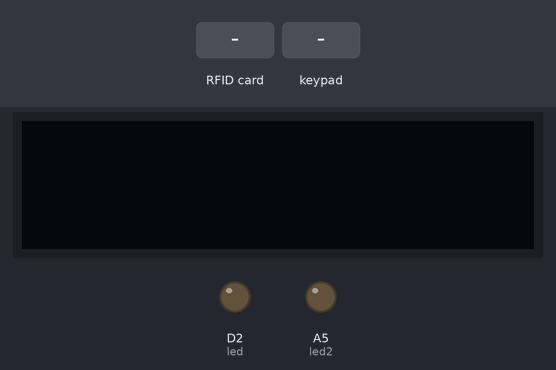
The sketch below on a simulated Particle Photon. Shown: 128×32 one-colour display, output pins drawn as LEDs (lit = HIGH). The inputs (shaded band) are chosen by the test bench. What the sketch prints to the serial monitor is not drawn.

Above: at 1.2 s.
1.3 s: RFID card 5E 7A 19 C4 held to the reader
At 3.8 s:
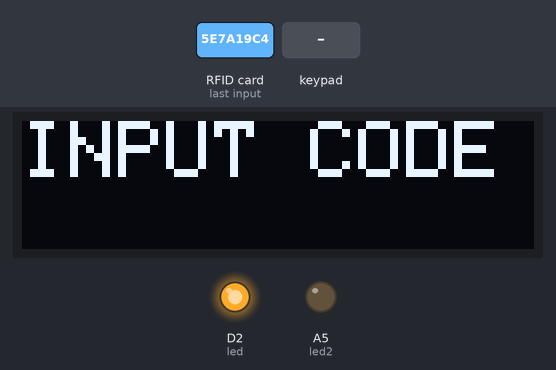
4.0 s: keypad keys 1 2 3 4 pressed 0.4 s apart
At 5.38 s:
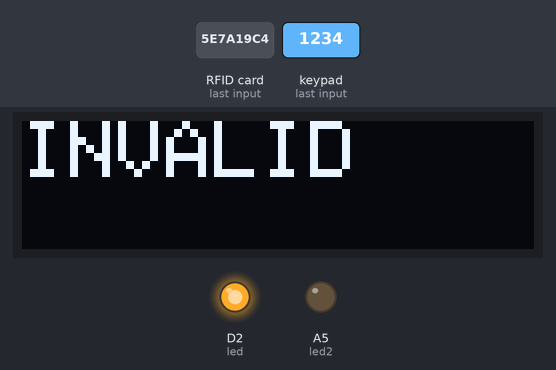
7.6 s: RFID card 5E 7A 19 C4 held to the reader
At 10.1 s:
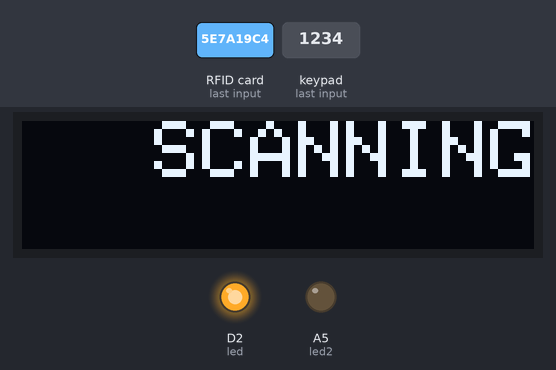
10.3 s: keypad keys 1 2 3 4 # pressed 0.4 s apart
At 11.98 s:
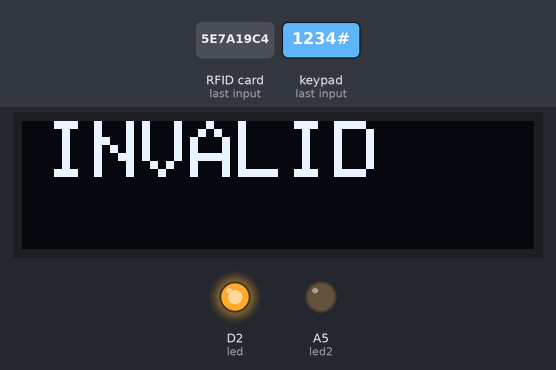
Timing chart, 0 to 16.1 s (numbered marks = the images above; inputs shaded):
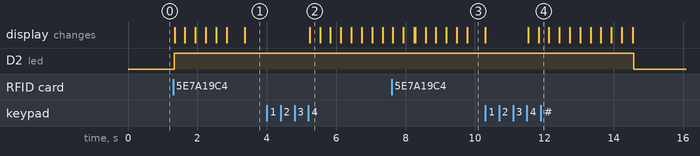

Measured:
- after the input at 1.3 s, D2 (led): LOW → HIGH at once; the display: first changes at once (image 1 shows a later state)
- after the input at 4.0 s, the display: changes after 1.2 s (image 2)
- after the input at 7.6 s, D2 (led): stays HIGH (without the input it goes to LOW after 0.69 s); the display: first differs from a run without the input after 0.68 s (image 3 shows a later state)
- after the input at 10.3 s, D2 (led): HIGH → LOW after 4.3 s; the display: first differs from a run without the input after 1.2 s (image 4 shows a later state)

The sketch:

ReadAndWrite.ino
```cpp
// This #include statement was automatically added by the Particle IDE.
#include <Keypad_Particle.h>

// This #include statement was automatically added by the Particle IDE.
#include <Adafruit_SSD1306_RK.h>

// This #include statement was automatically added by the Particle IDE.
//#include <Adafruit_SSD1306.h>

/**
 * ----------------------------------------------------------------------------
 * This is a MFRC522 library example; see https://github.com/miguelbalboa/rfid
 * for further details and other examples.
 *
 * NOTE: The library file MFRC522.h has a lot of useful info. Please read it.
 *
 * Released into the public domain.
 * ----------------------------------------------------------------------------
 * This sample shows how to read and write data blocks on a MIFARE Classic PICC
 * (= card/tag).
 *
 * BEWARE: Data will be written to the PICC, in sector #1 (blocks #4 to #7).
 *
 *
 * Typical pin layout used:
 * -----------------------------------------------------------------------------------------
 *             MFRC522      Arduino       Arduino   Arduino    Arduino          Arduino
 *             Reader/PCD   Uno/101       Mega      Nano v3    Leonardo/Micro   Pro Micro
 * Signal      Pin          Pin           Pin       Pin        Pin              Pin
 * -----------------------------------------------------------------------------------------
 * RST/Reset   RST          9             5         D9         RESET/ICSP-5     RST
 * SPI SS      SDA(SS)      10            53        D10        10               10
 * SPI MOSI    MOSI         11 / ICSP-4   51        D11        ICSP-4           16
 * SPI MISO    MISO         12 / ICSP-1   50        D12        ICSP-1           14
 * SPI SCK     SCK          13 / ICSP-3   52        D13        ICSP-3           15
 *
 */

#include <SPI.h>
#include <MFRC522.h>
#include <Wire.h>
#include <Adafruit_GFX.h>
#include "Particle.h"

#define SCREEN_WIDTH 128 // OLED display width, in pixels
#define SCREEN_HEIGHT 32 // OLED display height, in pixels

#define OLED_RESET     -1 // Reset pin # (or -1 if sharing Arduino reset pin)
Adafruit_SSD1306 display(SCREEN_WIDTH, SCREEN_HEIGHT, &Wire, OLED_RESET);

constexpr uint8_t RST_PIN =8;     // Configurable, see typical pin layout above
constexpr uint8_t SS_PIN = 7;     // Configurable, see typical pin layout above
int led = D2;
int led2 = A5;

MFRC522 mfrc522(SS_PIN, RST_PIN);   // Create MFRC522 instance.

MFRC522::MIFARE_Key key;

// Variables to manage time
unsigned long seconds = 0;
unsigned long  previous = 0;
char buffer[10];
char buffer1[10];
char buffer2[15];
char buffer3[10];
char code[4];
bool scanned = false;
bool codeIn = false;

const byte ROWS = 4;
const byte COLS = 3;

char hexaKeys[ROWS][COLS] = {
  {'1', '2', '3'},
  {'4', '5', '6'},
  {'7', '8', '9'},
  {'*', '0', '#'}
};

byte rowPins[ROWS] = {D3, D4, D5, D6};
byte colPins[COLS] = {A2, A3, A4};

Keypad customKeypad = Keypad(makeKeymap(hexaKeys), rowPins, colPins, ROWS, COLS);

/**
 * Initialize.
 */
void setup() {
    pinMode(led, OUTPUT);
    pinMode(led2, OUTPUT);
    Serial.begin(9600); // Initialize serial communications with the PC
    while (!Serial);    // Do nothing if no serial port is opened (added for Arduinos based on ATMEGA32U4)
    SPI.begin();        // Init SPI bus
    mfrc522.PCD_Init(); // Init MFRC522 card

    // Prepare the key (used both as key A and as key B)
    // using FFFFFFFFFFFFh which is the default at chip delivery from the factory
    for (byte i = 0; i < 6; i++) {
        key.keyByte[i] = 0xFF;
    }

    Serial.println(F("Scan a MIFARE Classic PICC to demonstrate read and write."));
    Serial.print(F("Using key (for A and B):"));
    dump_byte_array(key.keyByte, MFRC522::MF_KEY_SIZE);
    Serial.println();

    Serial.println(F("BEWARE: Data will be written to the PICC, in sector #1"));

    // SSD1306_SWITCHCAPVCC = generate display voltage from 3.3V internally
  if(!display.begin(SSD1306_SWITCHCAPVCC, 0x3C)) { // Address 0x3C for 128x32
    Serial.println(F("SSD1306 allocation failed"));
    for(;;); // Don't proceed, loop forever
  }

  // Clear the buffer
  display.clearDisplay();
  display.display();
}

/**
 * Main loop.
 */
void loop() {
    // Look for new cards
    if ( ! mfrc522.PICC_IsNewCardPresent()){
        digitalWrite(led, LOW);
        digitalWrite(led2, LOW);
        return;
    }


    // Select one of the cards
    if ( ! mfrc522.PICC_ReadCardSerial()){
        digitalWrite(led, LOW);
        digitalWrite(led2, LOW);
        return;
    }

    digitalWrite(led, HIGH);
    digitalWrite(led2, LOW);
    sprintf(buffer, "SCANNING");

     display.clearDisplay();

      display.setTextSize(2); // Draw 2X-scale text
      display.setTextColor(WHITE);
      display.setCursor(0, 0);
      // Convert the unsigned interger to a char array
      display.println(buffer);
      display.display();      // Show initial text
      display.startscrollright(0x00, 0x0F);
      delay(2000);
      display.stopscroll();
      display.clearDisplay();
      //display.display();

    // Show some details of the PICC (that is: the tag/card)
    Serial.print(F("Card UID:"));
    dump_byte_array(mfrc522.uid.uidByte, mfrc522.uid.size);
    Serial.println();
    Serial.print(F("PICC type: "));
    MFRC522::PICC_Type piccType = mfrc522.PICC_GetType(mfrc522.uid.sak);
    Serial.println(mfrc522.PICC_GetTypeName(piccType));

    // Check for compatibility
    if (    piccType != MFRC522::PICC_TYPE_MIFARE_MINI
        &&  piccType != MFRC522::PICC_TYPE_MIFARE_1K
        &&  piccType != MFRC522::PICC_TYPE_MIFARE_4K) {
        Serial.println(F("This sample only works with MIFARE Classic cards."));
        return;
    }

    // In this sample we use the second sector,
    // that is: sector #1, covering block #4 up to and including block #7
    byte sector         = 1;
    byte blockAddr      = 4;
    byte dataBlock[]    = {
        0x01, 0x02, 0x03, 0x04, //  1,  2,   3,  4,
        0x05, 0x06, 0x07, 0x08, //  5,  6,   7,  8,
        0x09, 0x0a, 0xff, 0x0b, //  9, 10, 255, 11,
        0x0c, 0x0d, 0x0e, 0x0f  // 12, 13, 14, 15
    };
    byte trailerBlock   = 7;
    MFRC522::StatusCode status;
    byte buffer[18];
    byte size = sizeof(buffer);

    // Authenticate using key A
    Serial.println(F("Authenticating using key A..."));
    status = (MFRC522::StatusCode) mfrc522.PCD_Authenticate(MFRC522::PICC_CMD_MF_AUTH_KEY_A, trailerBlock, &key, &(mfrc522.uid));
    if (status != MFRC522::STATUS_OK) {
        Serial.print(F("PCD_Authenticate() failed: "));
        Serial.println(mfrc522.GetStatusCodeName(status));

        sprintf(buffer3, "AUTH FAIL");
        display.setCursor(0, 0);
      // Convert the unsigned interger to a char array
      display.println(buffer3);
      display.display();      // Show initial text
      display.startscrollright(0x00, 0x0F);
      delay(500);
      display.stopscroll();
      display.clearDisplay();

        return;
    }

    // Show the whole sector as it currently is
    Serial.println(F("Current data in sector:"));
    mfrc522.PICC_DumpMifareClassicSectorToSerial(&(mfrc522.uid), &key, sector);
    Serial.println();

    // Read data from the block
    Serial.print(F("Reading data from block ")); Serial.print(blockAddr);
    Serial.println(F(" ..."));
    status = (MFRC522::StatusCode) mfrc522.MIFARE_Read(blockAddr, buffer, &size);
    if (status != MFRC522::STATUS_OK) {
        Serial.print(F("MIFARE_Read() failed: "));
        Serial.println(mfrc522.GetStatusCodeName(status));
    }
    Serial.print(F("Data in block ")); Serial.print(blockAddr); Serial.println(F(":"));
    dump_byte_array(buffer, 16); Serial.println();
    Serial.println();

    // Authenticate using key B
    Serial.println(F("Authenticating again using key B..."));
    status = (MFRC522::StatusCode) mfrc522.PCD_Authenticate(MFRC522::PICC_CMD_MF_AUTH_KEY_B, trailerBlock, &key, &(mfrc522.uid));
    if (status != MFRC522::STATUS_OK) {
        Serial.print(F("PCD_Authenticate() failed: "));
        Serial.println(mfrc522.GetStatusCodeName(status));
        return;
    }

    // Write data to the block
    Serial.print(F("Writing data into block ")); Serial.print(blockAddr);
    Serial.println(F(" ..."));
    dump_byte_array(dataBlock, 16); Serial.println();
    status = (MFRC522::StatusCode) mfrc522.MIFARE_Write(blockAddr, dataBlock, 16);
    if (status != MFRC522::STATUS_OK) {
        Serial.print(F("MIFARE_Write() failed: "));
        Serial.println(mfrc522.GetStatusCodeName(status));
    }
    Serial.println();

    // Read data from the block (again, should now be what we have written)
    Serial.print(F("Reading data from block ")); Serial.print(blockAddr);
    Serial.println(F(" ..."));
    status = (MFRC522::StatusCode) mfrc522.MIFARE_Read(blockAddr, buffer, &size);
    if (status != MFRC522::STATUS_OK) {
        Serial.print(F("MIFARE_Read() failed: "));
        Serial.println(mfrc522.GetStatusCodeName(status));
    }
    Serial.print(F("Data in block ")); Serial.print(blockAddr); Serial.println(F(":"));
    dump_byte_array(buffer, 16); Serial.println();

    // Check that data in block is what we have written
    // by counting the number of bytes that are equal
    Serial.println(F("Checking result..."));
    byte count = 0;
    for (byte i = 0; i < 16; i++) {
        // Compare buffer (= what we've read) with dataBlock (= what we've written)
        if (buffer[i] == dataBlock[i])
            count++;
    }
    Serial.print(F("Number of bytes that match = ")); Serial.println(count);
    if (count == 16) {
        sprintf(buffer2, "INPUT CODE");
        display.setCursor(0, 0);
        display.println(buffer2);
        display.display();
        Serial.println(buffer2);
        display.startscrollright(0x00, 0x0F);
        delay(100);
        display.stopscroll();
        display.clearDisplay();
        Serial.println(F("Success, Input Code"));

        scanned = true;
        char customKey1 = NO_KEY;
        int counter = 0;
        while (counter < 4){
            customKey1 = customKeypad.getKey();

            if(customKey1 != NO_KEY && counter < 4){
                code[counter] = customKey1;
                counter++;

            }
            /*
            if (customKey1 == '7' && scanned == true){
                sprintf(buffer1, "7");
                display.println(buffer1);
                display.display();
                Serial.println(customKey1);
                delay(2000);
                display.clearDisplay();
                display.display();
                if(){
                    if(){
                        if(){

                        }
                    }
                }
                codeIn = true;
            }
            if(customKey1 != '7'){
                customKey1 = 'x';
            }
            */
        }

        if(counter == 4 && code[0] == '7' && code[1] == '4' && code[2] == '3' && code[3] == '9'){
            //display.setTextSize(2); // Draw 2X-scale text
            //display.setTextColor(WHITE);
            Particle.publish("WELCOME");
            sprintf(buffer1, "WELCOME");
            display.setCursor(0, 0);
            display.println(buffer1);
            display.display();
            Serial.println(buffer1);
            display.startscrollright(0x00, 0x0F);
            delay(3000);
            display.stopscroll();
            display.clearDisplay();
            display.display();
            digitalWrite(led2, HIGH);
            codeIn = true;
        }
        else{
            Particle.publish("INVALID");
            sprintf(buffer1, "INVALID");
            counter = 0;
            display.setTextSize(2); // Draw 2X-scale text
            display.setTextColor(WHITE);
            display.setCursor(0, 0);
            display.println(buffer1);
            display.display();
            Serial.println(buffer1);
            display.startscrollright(0x00, 0x0F);
            delay(3000);
            display.stopscroll();
            display.clearDisplay();
            display.display();
        }

    }
    else {
        Serial.println(F("Failure, no match :-("));
        Serial.println(F("  perhaps the write didn't work properly..."));
    }
    Serial.println();

    // Dump the sector data
    //Serial.println(F("Current data in sector:"));
    //mfrc522.PICC_DumpMifareClassicSectorToSerial(&(mfrc522.uid), &key, sector);
    //Serial.println();

    if(codeIn){
        // Halt PICC
        mfrc522.PICC_HaltA();
        // Stop encryption on PCD
        mfrc522.PCD_StopCrypto1();
    }


  display.clearDisplay();
  display.display();

}

/**
 * Helper routine to dump a byte array as hex values to Serial.
 */
void dump_byte_array(byte *buffer, byte bufferSize) {
    for (byte i = 0; i < bufferSize; i++) {
        Serial.print(buffer[i] < 0x10 ? " 0" : " ");
        Serial.print(buffer[i], HEX);
    }
}
```
